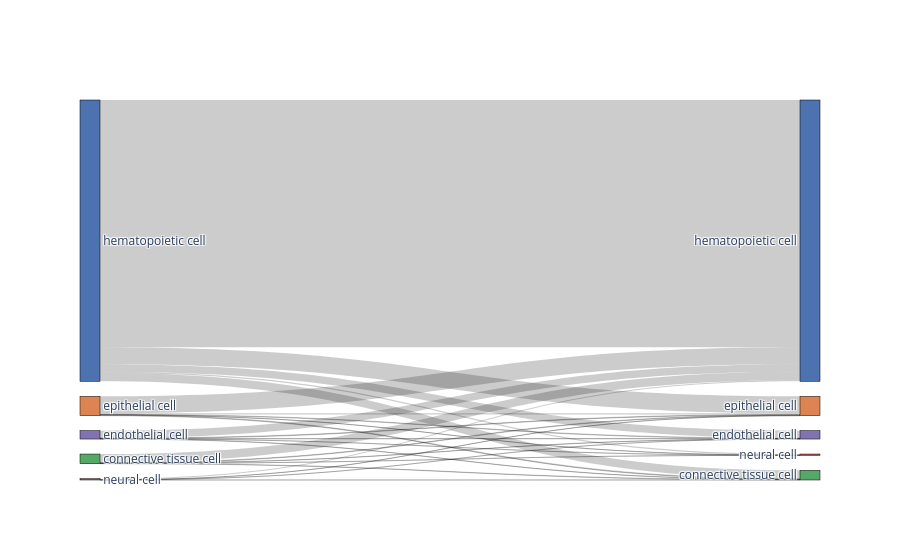
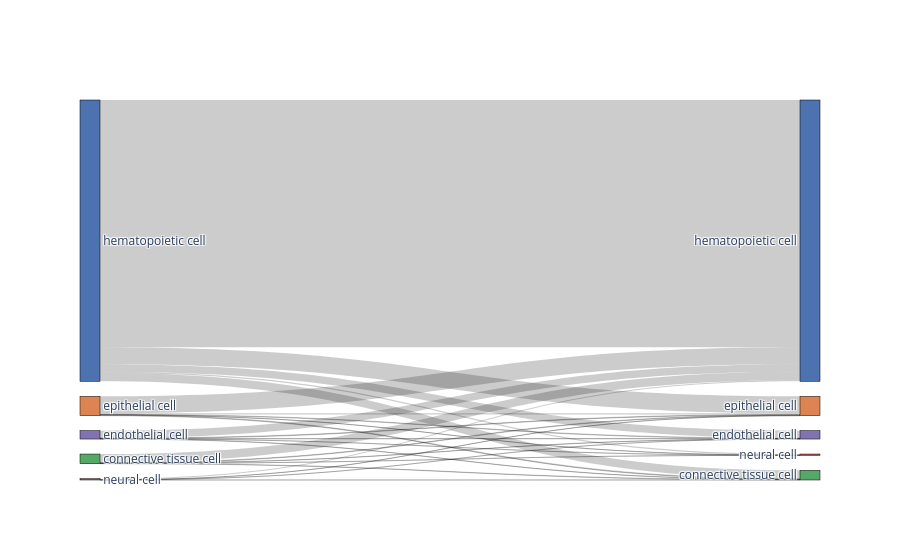

The notebook cell saved with these charts, in order:
### Code cell
# Compare to random assignment
import random
random.seed(1)
adata_predicted.obs['random_labeling'] = list(adata_predicted.obs[celltype_test].sample(frac=1))

bc.tl.report(
    adata_pred=adata_predicted,
    celltype=celltype_test, 
    method="compare_to_random_" + method, 
    analysis_name=analysis_name,
    train_datasets = adata_trains,
    test_dataset = adata_orig,
    merge = merge,
    name_prediction="random_labeling",
    name_report="compare_to_random_auto_annot", 
    use_raw=use_raw,
    remove_nonshared=True, 
    clustering='leiden', 
    asymmetric_matrix=True, 
    delimiter='\t', 
    verbose=True)

### Figure 1 — Plotly figure (JSON) as saved in the notebook; plotly's stock layout.template omitted (floating-point values rounded to 4 significant figures)
{"data": [{"link": {"source": [0, 0, 0, 0, 0, 2, 2, 2, 2, 2, 1, 1, 1, 1, 1, 3, 3, 3, 3, 3, 4, 4, 4, 4], "target": [8, 5, 7, 6, 9, 8, 5, 7, 6, 9, 8, 5, 7, 6, 9, 8, 5, 7, 6, 9, 8, 5, 7, 6], "value": [48066, 1632, 3314, 1452, 221, 1659, 65, 110, 45, 6, 1444, 41, 107, 37, 4, 3297, 136, 214, 93, 14, 219, 11, 9, 6]}, "node": {"color": ["#4c72b0", "#8172b3", "#55a868", "#dd8452", "#c44e52", "#55a868", "#8172b3", "#dd8452", "#4c72b0", "#c44e52"], "label": ["hematopoietic cell", "endothelial cell", "connective tissue cell", "epithelial cell", "neural cell", "connective tissue cell", "endothelial cell", "epithelial cell", "hematopoietic cell", "neural cell"], "line": {"color": "black", "width": 0.5}, "pad": 15, "thickness": 20}, "type": "sankey"}], "layout": {}}

### Figure 2 — Plotly figure (JSON) as saved in the notebook; plotly's stock layout.template omitted (floating-point values rounded to 4 significant figures)
{"data": [{"link": {"source": [0, 0, 0, 0, 0, 2, 2, 2, 2, 2, 1, 1, 1, 1, 1, 3, 3, 3, 3, 3, 4, 4, 4, 4], "target": [8, 5, 7, 6, 9, 8, 5, 7, 6, 9, 8, 5, 7, 6, 9, 8, 5, 7, 6, 9, 8, 5, 7, 6], "value": [48066, 1632, 3314, 1452, 221, 1659, 65, 110, 45, 6, 1444, 41, 107, 37, 4, 3297, 136, 214, 93, 14, 219, 11, 9, 6]}, "node": {"color": ["#4c72b0", "#8172b3", "#55a868", "#dd8452", "#c44e52", "#55a868", "#8172b3", "#dd8452", "#4c72b0", "#c44e52"], "label": ["hematopoietic cell", "endothelial cell", "connective tissue cell", "epithelial cell", "neural cell", "connective tissue cell", "endothelial cell", "epithelial cell", "hematopoietic cell", "neural cell"], "line": {"color": "black", "width": 0.5}, "pad": 15, "thickness": 20}, "type": "sankey"}], "layout": {}}
